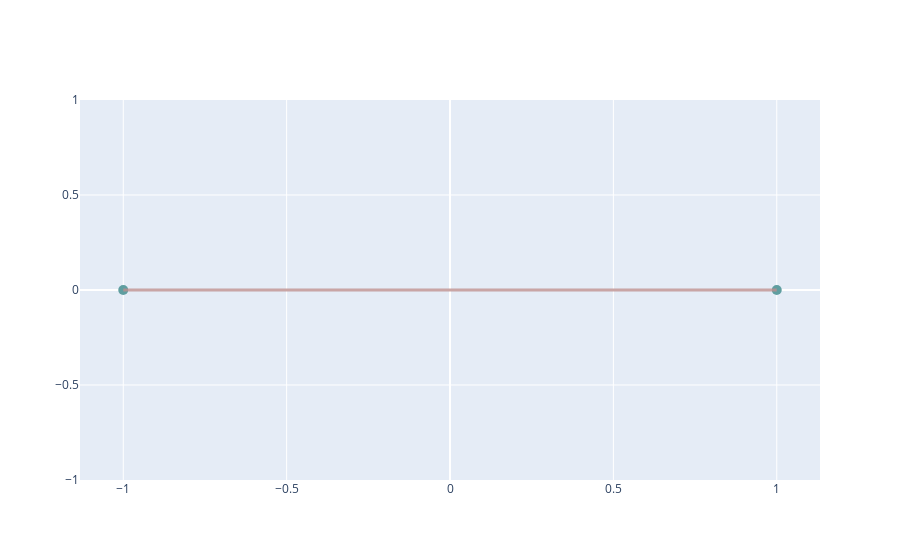

Notebook code cell kept with this figure:
### Code cell
n_try.iplot()

### Figure 1 — Plotly figure (JSON) as saved in the notebook; plotly's stock layout.template omitted (floating-point values rounded to 4 significant figures)
{"data": [{"hoverinfo": "text", "marker": {"color": "cadetblue", "size": 10}, "mode": "markers", "opacity": 1, "text": ["Bus My bus 1", "Bus My bus 2"], "type": "scatter", "x": [-1, 1], "y": [0, 0]}, {"hoverinfo": "text", "marker": {"opacity": 0}, "mode": "markers", "text": ["Line My_line"], "type": "scatter", "x": [0], "y": [0]}], "layout": {"hovermode": "closest", "shapes": [{"line": {"color": "rosybrown", "width": 3}, "opacity": 0.8, "type": "line", "x0": -1, "x1": 1, "y0": 0, "y1": 0}], "showlegend": false, "title": {"text": ""}}}
